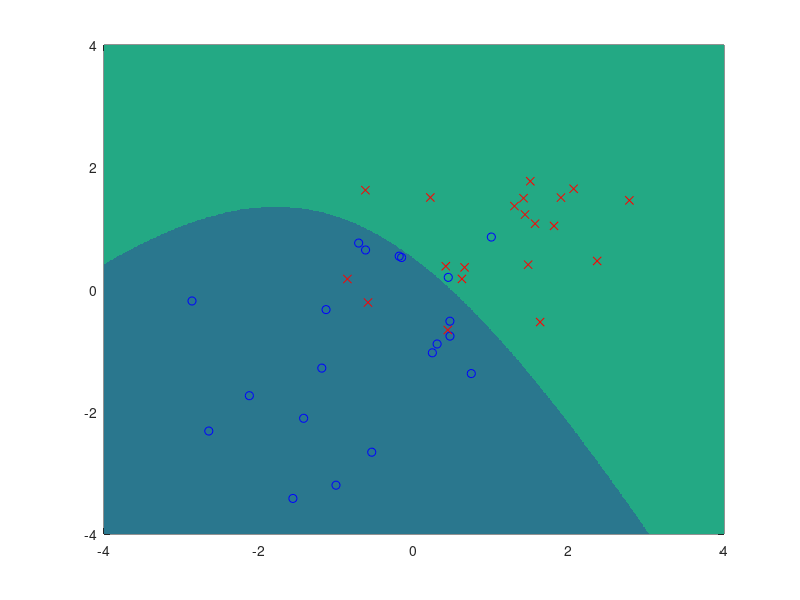

MATLAB code for this plot:
function logistic_2d_quadratics

% generate 2-D synthetic data in two classes
x1 = randn(20,2)-.8;
x2 = randn(20,2)+.8;
x = [x1; x2];
y = [zeros(20,1); ones(20,1)];

% call optimizer
fun = @(w) neglog_likelihood(w,x,y);
w = fminunc(fun, [0 0 0 0 0 0]');
w

% plot discriminant
xx = -4:.01:4;
yy = -4:.01:4;
Z = zeros(length(xx),length(yy));
for i = 1:length(xx)
for j = 1:length(yy)
  x1 = xx(i);
  x2 = yy(j);
  Z(j,i) = w(1) + w(2)*x1 + w(3)*x2 + w(4)*x1*x1 + w(5)*x1*x2 + w(6)*x2*x2;
end
end

clf
h=pcolor(xx,yy,sign(Z));
set(h, 'edgecolor', 'none');
caxis([-5 5]);
hold on
% plot points
plot(x(1:20,1),x(1:20,2),'bo');
plot(x(21:40,1),x(21:40,2),'rx');


function v = neglog_likelihood(w,x,y)
% negative log likelihood of the parameters w given data (x,y)
v = 0;
for i = 1:length(x)
  % compute w'*phi(x)
  % here, w is six dimensional (up to quadratic functions)
  x1 = x(i,1);
  x2 = x(i,2);
  s = w(1) + w(2)*x1 + w(3)*x2 + w(4)*x1*x1 + w(5)*x1*x2 + w(6)*x2*x2;
  if y(i) == 1
    v = v + log(1+exp(-s));
  else
    v = v + log(1+exp(s));
  end
end


